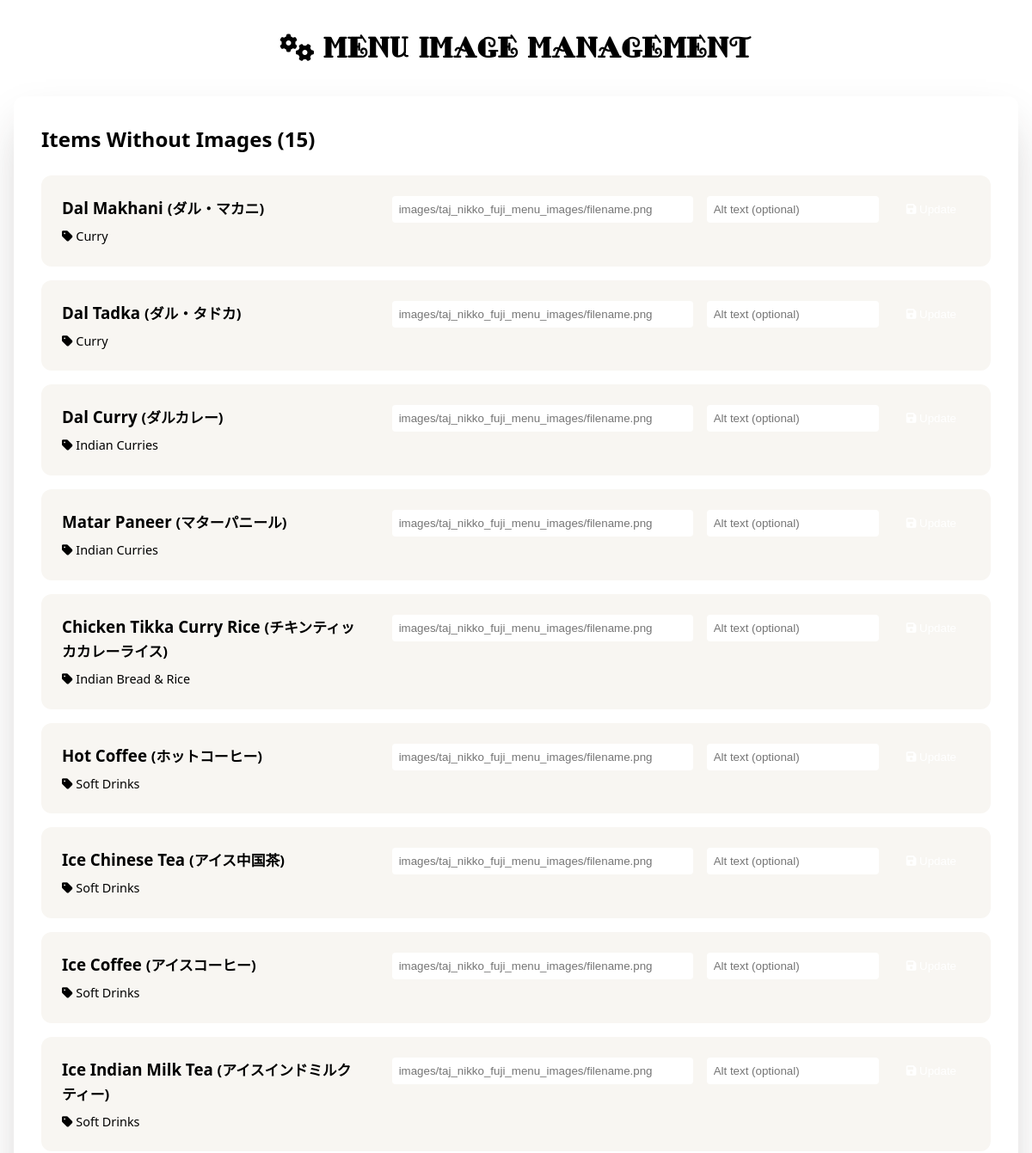
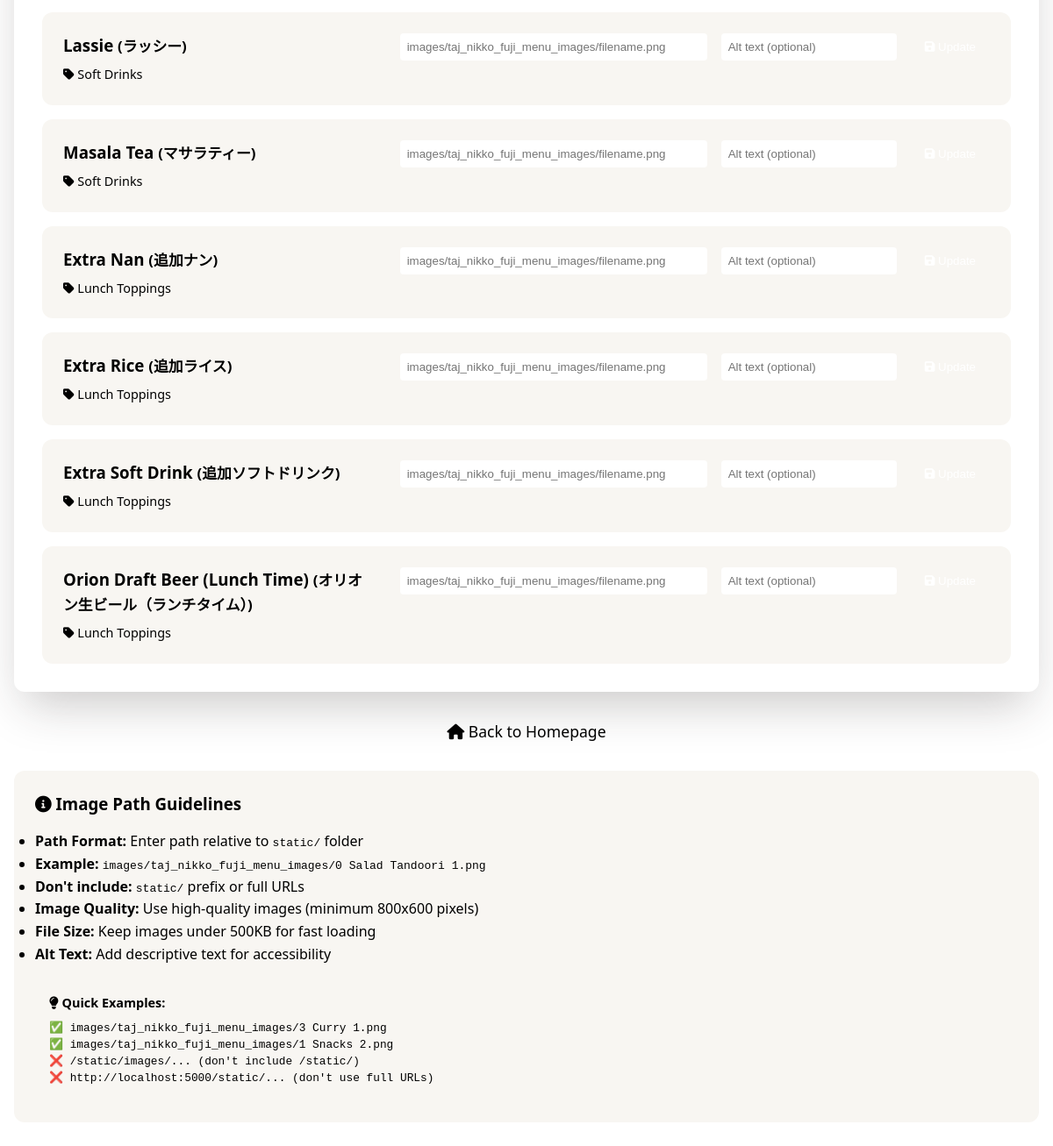
/admin/menu, run on the app's committed database (2 pictures, top to bottom).
### tables this page shows
CREATE TABLE menu_items (
                    id INTEGER PRIMARY KEY AUTOINCREMENT,
                    category_id INTEGER NOT NULL,
                    name_en TEXT NOT NULL,
                    name_jp TEXT NOT NULL,
                    description_en TEXT,
                    description_jp TEXT,
                    price INTEGER NOT NULL,
                    price_2p INTEGER,
                    price_4p INTEGER,
                    image_url TEXT,
                    image_alt TEXT,
                    is_available BOOLEAN DEFAULT 1,
                    is_spicy BOOLEAN DEFAULT 0,
                    spice_levels TEXT, -- JSON array of available spice levels
                    allergens TEXT, -- JSON array of allergens
                    dietary_tags TEXT, -- JSON array (vegetarian, vegan, halal, etc.)
                    sort_order INTEGER DEFAULT 0,
                    created_at TIMESTAMP DEFAULT CURRENT_TIMESTAMP,
                    updated_at TIMESTAMP DEFAULT CURRENT_TIMESTAMP,
                    FOREIGN KEY (category_id) REFERENCES categories(id)
                );

CREATE TABLE categories (
                    id INTEGER PRIMARY KEY AUTOINCREMENT,
                    name_en TEXT NOT NULL,
                    name_jp TEXT NOT NULL,
                    icon TEXT,
                    sort_order INTEGER DEFAULT 0,
                    created_at TIMESTAMP DEFAULT CURRENT_TIMESTAMP
                );

### app.py (the view)
@app.route('/admin/menu')
def admin_menu():
    items_without_images = db.get_items_without_images()
    return render_template('admin_menu.html', items=items_without_images)

### database.py (called while the page is built)
    def get_items_without_images(self) -> List[Dict]:
        with sqlite3.connect(self.db_path) as conn:
            conn.row_factory = sqlite3.Row
            cursor = conn.cursor()
            cursor.execute('''
                SELECT mi.id, mi.name_en, mi.name_jp, c.name_en as category_name
                FROM menu_items mi
                JOIN categories c ON mi.category_id = c.id
                WHERE mi.image_url IS NULL OR mi.image_url = ''
                ORDER BY c.sort_order, mi.name_en
            ''')
            return [dict(row) for row in cursor.fetchall()]

### templates/admin_menu.html (shortened to what this page needs)
<!DOCTYPE html>
<html lang="en">
<head>
    <link rel="stylesheet" href="{{ url_for('static', filename='css/style.css') }}">
    <link rel="stylesheet" href="https://cdnjs.cloudflare.com/ajax/libs/font-awesome/6.0.0/css/all.min.css">
</head>
<body>
    <div class="container" style="max-width: 1200px; margin: 2rem auto; padding: 0 1rem;">
        <h1 style="text-align: center; margin-bottom: 2rem; color: var(--accent);">
            <i class="fas fa-cogs"></i> Menu Image Management
        </h1>
        <div style="background: var(--card); padding: 2rem; border-radius: var(--radius); box-shadow: var(--shadow);">
            <h2 style="color: var(--accent); margin-bottom: 1.5rem;">Items Without Images ({{ items|length }})</h2>
            {% if items %}
            <div style="display: grid; gap: 1rem;">
                {% for item in items %}
                <div style="background: var(--bg-secondary); padding: 1.5rem; border-radius: var(--radius); border-left: 4px solid var(--accent);">
                    <div style="display: flex; justify-content: space-between; align-items: flex-start; gap: 2rem;">
                        <div style="flex: 1;">
                            <h3 style="color: var(--accent); margin: 0 0 0.5rem 0;">
                                {{ item.name_en }}
                                {% if item.name_jp %}
                                    <span style="color: var(--text-secondary); font-size: 0.9em;">({{ item.name_jp }})</span>
                                {% endif %}
                            </h3>
                            <p style="color: var(--text-secondary); margin: 0; font-size: 0.9rem;">
                                <i class="fas fa-tag"></i> {{ item.category_name }}
                            </p>
                        </div>
                        <form method="POST" action="{{ url_for('update_menu_image', item_id=item.id) }}" style="display: flex; gap: 1rem; align-items: center; flex-wrap: wrap;">
                            <input
                                type="text"
                                name="image_url"
                                placeholder="images/taj_nikko_fuji_menu_images/filename.png"
                                required
                                style="padding: 0.5rem; border: 1px solid var(--muted); border-radius: 4px; min-width: 350px;"
                                title="Enter path relative to static folder (e.g., images/taj_nikko_fuji_menu_images/filename.png)"
                            >
                            <input
                                type="text"
                                name="image_alt"
                                placeholder="Alt text (optional)"
                                style="padding: 0.5rem; border: 1px solid var(--muted); border-radius: 4px; min-width: 200px;"
                            >
                            <button
                                type="submit"
                                style="background: var(--accent); color: white; padding: 0.5rem 1rem; border: none; border-radius: 4px; cursor: pointer; transition: background 0.3s;"
                                onmouseover="this.style.background='var(--primary)'"
                                onmouseout="this.style.background='var(--accent)'"
                            >
                                <i class="fas fa-save"></i> Update
                            </button>
                        </form>
                    </div>
                </div>
                {% endfor %}
            </div>
            {% else %}
            <div style="text-align: center; padding: 3rem; color: var(--text-secondary);">
                <i class="fas fa-check-circle" style="font-size: 3rem; color: var(--accent); margin-bottom: 1rem;"></i>
                <h3>All menu items have images!</h3>
                <p>Every menu item now has an associated image.</p>
            </div>
            {% endif %}
        </div>
        <div style="text-align: center; margin-top: 2rem;">
            <a href="{{ url_for('homepage') }}" style="color: var(--accent); text-decoration: none; font-size: 1.1rem;">
                <i class="fas fa-home"></i> Back to Homepage
            </a>
        </div>
        <div style="background: var(--bg-secondary); padding: 1.5rem; border-radius: var(--radius); margin-top: 2rem;">
            <h3 style="color: var(--accent); margin-bottom: 1rem;">
                <i class="fas fa-info-circle"></i> Image Path Guidelines
            </h3>
            <ul style="color: var(--text-secondary); line-height: 1.6;">
                <li><strong>Path Format:</strong> Enter path relative to <code>static/</code> folder</li>
                <li><strong>Example:</strong> <code>images/taj_nikko_fuji_menu_images/0 Salad Tandoori 1.png</code></li>
                <li><strong>Don't include:</strong> <code>static/</code> prefix or full URLs</li>
                <li><strong>Image Quality:</strong> Use high-quality images (minimum 800x600 pixels)</li>
                <li><strong>File Size:</strong> Keep images under 500KB for fast loading</li>
                <li><strong>Alt Text:</strong> Add descriptive text for accessibility</li>
            </ul>
            <div style="background: var(--card); padding: 1rem; border-radius: 8px; margin-top: 1rem;">
                <h4 style="color: var(--accent); margin: 0 0 0.5rem 0; font-size: 0.9rem;">
                    <i class="fas fa-lightbulb"></i> Quick Examples:
                </h4>
                <div style="font-family: monospace; font-size: 0.8rem; color: var(--text);">
                    <div>✅ <code>images/taj_nikko_fuji_menu_images/3 Curry 1.png</code></div>
                    <div>✅ <code>images/taj_nikko_fuji_menu_images/1 Snacks 2.png</code></div>
                    <div>❌ <code>/static/images/...</code> (don't include /static/)</div>
                    <div>❌ <code>http://localhost:5000/static/...</code> (don't use full URLs)</div>
                </div>
            </div>
        </div>
    </div>
</body>
</html>

### data on the page
menu_items: name_en "Dal Makhani", name_jp "ダル・マカニ", category_name "Curry"
menu_items: name_en "Dal Tadka", name_jp "ダル・タドカ", category_name "Curry"
menu_items: name_en "Dal Curry", name_jp "ダルカレー", category_name "Indian Curries"
menu_items: name_en "Matar Paneer", name_jp "マターパニール", category_name "Indian Curries"
menu_items: name_en "Chicken Tikka Curry Rice", name_jp "チキンティッカカレーライス", category_name "Indian Bread & Rice"
menu_items: name_en "Hot Coffee", name_jp "ホットコーヒー", category_name "Soft Drinks"
menu_items: name_en "Ice Chinese Tea", name_jp "アイス中国茶", category_name "Soft Drinks"
menu_items: name_en "Ice Coffee", name_jp "アイスコーヒー", category_name "Soft Drinks"
menu_items: name_en "Ice Indian Milk Tea", name_jp "アイスインドミルクティー", category_name "Soft Drinks"
menu_items: name_en "Lassie", name_jp "ラッシー", category_name "Soft Drinks"
menu_items: name_en "Masala Tea", name_jp "マサラティー", category_name "Soft Drinks"
menu_items: name_en "Extra Nan", name_jp "追加ナン", category_name "Lunch Toppings"
menu_items: name_en "Extra Rice", name_jp "追加ライス", category_name "Lunch Toppings"
menu_items: name_en "Extra Soft Drink", name_jp "追加ソフトドリンク", category_name "Lunch Toppings"
menu_items: name_en "Orion Draft Beer (Lunch Time)", name_jp "オリオン生ビール（ランチタイム）", category_name "Lunch Toppings"

### other printed values
{{ items|length }} "15"
